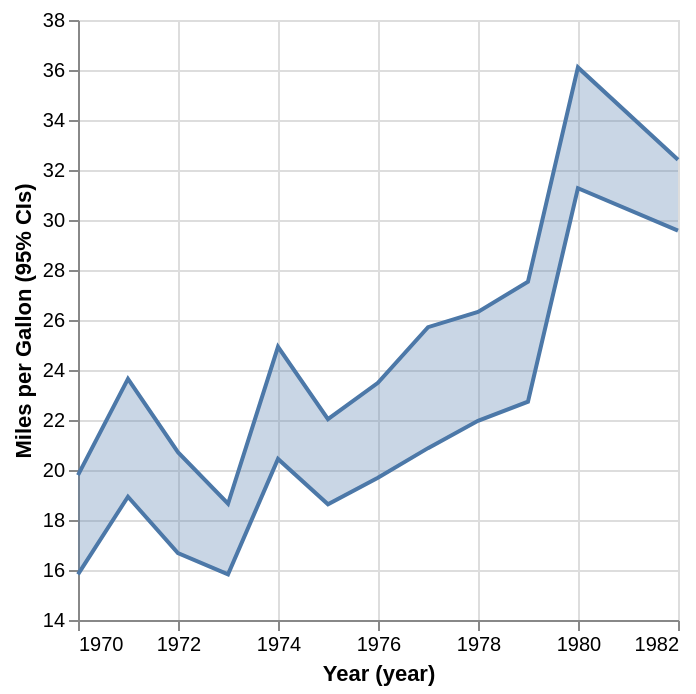

Here is the Vega-Lite specification saved for this chart:
### Vega-Lite specification from a JSON file in a GitHub repository (floating-point values rounded to 4 significant figures; data arrays with more than 128 entries replaced by an {"elided": "..."} marker saying what was removed)
{"$schema": "https://vega.github.io/schema/vega-lite/v4.json", "data": {"values": {"elided": "406 records"}}, "mark": {"type": "errorband", "extent": "ci", "borders": true}, "encoding": {"y": {"field": "Miles_per_Gallon", "type": "quantitative", "scale": {"zero": false}, "title": "Miles per Gallon (95% CIs)"}, "x": {"timeUnit": "year", "field": "Year"}}}
